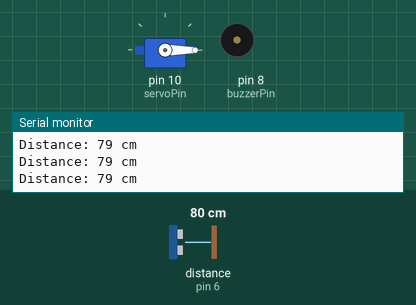
Recording of a sketch running on a simulated Arduino Uno, built with avr-gcc and run on an emulated ATmega328P. Parts: servo, buzzer (waves = sounding, pin HIGH), the last lines printed to the serial monitor. Wiring (inferred from the names in the program): ultrasonic range finder: trigger pin 7; echo pin 6. The test bench sets the inputs (shaded band); at power-on: distance to the obstacle (sensor on pin 6) 80 cm. The echo pulse lasts 58.3 µs per cm; pins used as bus, display or sensor lines are not drawn.

Above: at 1.2 s.
1.3 s: distance to the obstacle (sensor on pin 6) set to 25 cm
2.8 s: distance to the obstacle (sensor on pin 6) set to 20 cm
At 4.09 s:
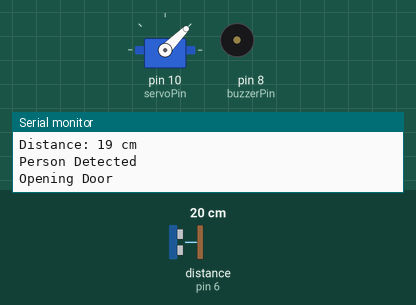
At 5.5 s:
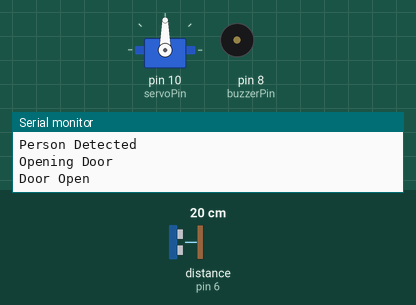
Timing chart, 0 to 11.8 s (numbered marks = the images above; inputs shaded):
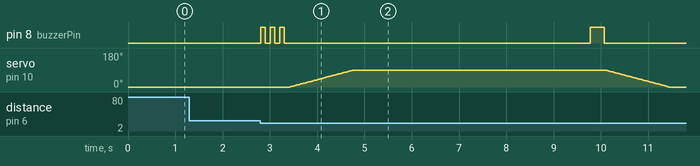

Measured:
- the behaviour switches between 22 and 21 cm on distance to the obstacle (sensor on pin 6) (found by bisection; images 0 and 1)
- after the input at 2.8 s, pin 8 (buzzerPin): LOW → HIGH at once, → LOW 0.10 s later, → HIGH 0.10 s later, → LOW 0.10 s later, … (8 changes in this stretch); servo on pin 10 (servoPin): rises from 0° to 90° in 1.4 s, then falls to 0° in 6.7 s

The sketch:

Door_Servo_UltrasonicAutoOpen.ino
```cpp
#include <Servo.h>

Servo doorServo;

// Pin Definitions
const int servoPin = 10;
const int trigPin = 7;
const int echoPin = 6;
const int buzzerPin = 8;

// Door Settings
const int openAngle = 90;
const int closeAngle = 0;
const int detectDistance = 20;   // Detection distance in cm

bool doorBusy = false;

void setup() {
  Serial.begin(9600);

  pinMode(trigPin, OUTPUT);
  pinMode(echoPin, INPUT);
  pinMode(buzzerPin, OUTPUT);

  digitalWrite(buzzerPin, LOW);

  doorServo.attach(servoPin);
  doorServo.write(closeAngle);

  Serial.println("===== Automatic Door System =====");
}

void loop() {

  long distance = getDistance();

  Serial.print("Distance: ");
  Serial.print(distance);
  Serial.println(" cm");

  if (distance > 0 && distance <= detectDistance && !doorBusy) {

    doorBusy = true;

    Serial.println("Person Detected");
    Serial.println("Opening Door");

    // Beep 3 times
    for (int i = 0; i < 3; i++) {
      digitalWrite(buzzerPin, HIGH);
      delay(100);
      digitalWrite(buzzerPin, LOW);
      delay(100);
    }

    // Open Door Slowly
    for (int angle = closeAngle; angle <= openAngle; angle++) {
      doorServo.write(angle);
      delay(15);
    }

    Serial.println("Door Open");
    delay(5000);

    // Beep Once Before Closing
    digitalWrite(buzzerPin, HIGH);
    delay(300);
    digitalWrite(buzzerPin, LOW);

    Serial.println("Closing Door");

    // Close Door Slowly
    for (int angle = openAngle; angle >= closeAngle; angle--) {
      doorServo.write(angle);
      delay(15);
    }

    Serial.println("Door Closed");

    // Wait until person leaves
    while (true) {
      distance = getDistance();

      if (distance == -1 || distance > detectDistance) {
        break;
      }

      delay(100);
    }

    doorBusy = false;
  }

  delay(100);
}

//=========================
// Ultrasonic Distance
//=========================
long getDistance() {

  digitalWrite(trigPin, LOW);
  delayMicroseconds(2);

  digitalWrite(trigPin, HIGH);
  delayMicroseconds(10);

  digitalWrite(trigPin, LOW);

  long duration = pulseIn(echoPin, HIGH, 30000);

  if (duration == 0)
    return -1;

  long distance = duration * 0.0343 / 2;

  return distance;
}
```
